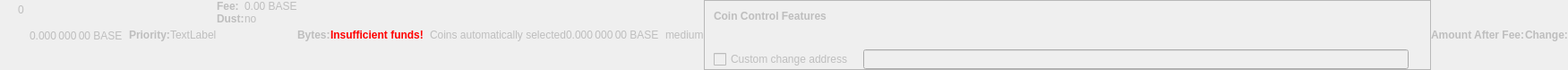
    <widget class="QWidget" name="dummyHideWidget" native="true">
     <property name="enabled">
      <bool>false</bool>
     </property>
     <property name="maximumSize">
      <size>
       <width>100</width>
       <height>22</height>
      </size>
     </property>
     <layout class="QHBoxLayout" name="dummyHideLayout">
      <property name="spacing">
       <number>0</number>
      </property>
      <property name="leftMargin">
       <number>0</number>
      </property>
      <property name="topMargin">
       <number>0</number>
      </property>
      <property name="rightMargin">
       <number>0</number>
      </property>
      <property name="bottomMargin">
       <number>0</number>
      </property>
      <item>
       <layout class="QFormLayout" name="formLayoutCoinControl1">
        <property name="horizontalSpacing">
         <number>10</number>
        </property>
        <property name="verticalSpacing">
         <number>14</number>
        </property>
        <property name="leftMargin">
         <number>10</number>
        </property>
        <property name="topMargin">
         <number>4</number>
        </property>
        <property name="rightMargin">
         <number>6</number>
        </property>
        <item row="0" column="1">
         <widget class="QLabel" name="labelCoinControlBytes">
          <property name="cursor">
           <cursorShape>IBeamCursor</cursorShape>
          </property>
          <property name="contextMenuPolicy">
           <enum>Qt::ActionsContextMenu</enum>
          </property>
          <property name="text">
           <string notr="true">0</string>
          </property>
          <property name="textInteractionFlags">
           <set>Qt::LinksAccessibleByMouse|Qt::TextSelectableByKeyboard|Qt::TextSelectableByMouse</set>
          </property>
         </widget>
        </item>
       </layout>
      </item>
      <item>
       <widget class="QLabel" name="labelCoinControlAfterFee">
        <property name="enabled">
         <bool>false</bool>
        </property>
        <property name="sizePolicy">
         <sizepolicy hsizetype="Fixed" vsizetype="Fixed">
          <horstretch>0</horstretch>
          <verstretch>0</verstretch>
         </sizepolicy>
        </property>
        <property name="minimumSize">
         <size>
          <width>111</width>
          <height>12</height>
         </size>
        </property>
        <property name="maximumSize">
         <size>
          <width>111</width>
          <height>12</height>
         </size>
        </property>
        <property name="cursor">
         <cursorShape>IBeamCursor</cursorShape>
        </property>
        <property name="contextMenuPolicy">
         <enum>Qt::ActionsContextMenu</enum>
        </property>
        <property name="text">
         <string notr="true">0.000 000 00 BASE</string>
        </property>
        <property name="textInteractionFlags">
         <set>Qt::LinksAccessibleByMouse|Qt::TextSelectableByKeyboard|Qt::TextSelectableByMouse</set>
        </property>
       </widget>
      </item>
      <item>
       <widget class="QLabel" name="labelCoinControlPriorityText">
        <property name="enabled">
         <bool>false</bool>
        </property>
        <property name="font">
         <font>
          <weight>75</weight>
          <bold>true</bold>
         </font>
        </property>
        <property name="text">
         <string>Priority:</string>
        </property>
       </widget>
      </item>
      <item>
       <layout class="QHBoxLayout" name="horizontalLayout">
        <item>
         <widget class="QLabel" name="WarningLabel">
          <property name="text">
           <string>TextLabel</string>
          </property>
         </widget>
        </item>
       </layout>
      </item>
      <item>
       <layout class="QFormLayout" name="formLayoutCoinControl3">
        <property name="horizontalSpacing">
         <number>0</number>
        </property>
        <property name="verticalSpacing">
         <number>0</number>
        </property>
        <property name="leftMargin">
         <number>0</number>
        </property>
        <property name="topMargin">
         <number>0</number>
        </property>
        <property name="rightMargin">
         <number>0</number>
        </property>
        <item row="0" column="0">
         <widget class="QLabel" name="labelCoinControlFeeText">
          <property name="enabled">
           <bool>false</bool>
          </property>
          <property name="font">
           <font>
            <weight>75</weight>
            <bold>true</bold>
           </font>
          </property>
          <property name="text">
           <string>Fee:</string>
          </property>
          <property name="margin">
           <number>0</number>
          </property>
         </widget>
        </item>
        <item row="0" column="1">
         <widget class="QLabel" name="labelCoinControlFee">
          <property name="enabled">
           <bool>false</bool>
          </property>
          <property name="cursor">
           <cursorShape>IBeamCursor</cursorShape>
          </property>
          <property name="contextMenuPolicy">
           <enum>Qt::ActionsContextMenu</enum>
          </property>
          <property name="text">
           <string notr="true">0.00 BASE</string>
          </property>
          <property name="textInteractionFlags">
           <set>Qt::LinksAccessibleByMouse|Qt::TextSelectableByKeyboard|Qt::TextSelectableByMouse</set>
          </property>
         </widget>
        </item>
        <item row="1" column="0">
         <widget class="QLabel" name="labelCoinControlLowOutputText">
          <property name="enabled">
           <bool>false</bool>
          </property>
          <property name="font">
           <font>
            <weight>75</weight>
            <bold>true</bold>
           </font>
          </property>
          <property name="text">
           <string>Dust:</string>
          </property>
         </widget>
        </item>
        <item row="1" column="1">
         <widget class="QLabel" name="labelCoinControlLowOutput">
          <property name="enabled">
           <bool>false</bool>
          </property>
          <property name="cursor">
           <cursorShape>IBeamCursor</cursorShape>
          </property>
          <property name="contextMenuPolicy">
           <enum>Qt::ActionsContextMenu</enum>
          </property>
          <property name="text">
           <string>no</string>
          </property>
          <property name="textInteractionFlags">
           <set>Qt::LinksAccessibleByMouse|Qt::TextSelectableByKeyboard|Qt::TextSelectableByMouse</set>
          </property>
         </widget>
        </item>
       </layout>
      </item>
      <item>
       <widget class="QLabel" name="labelCoinControlBytesText">
        <property name="enabled">
         <bool>false</bool>
        </property>
        <property name="font">
         <font>
          <weight>75</weight>
          <bold>true</bold>
         </font>
        </property>
        <property name="text">
         <string>Bytes:</string>
        </property>
       </widget>
      </item>
      <item>
       <layout class="QFormLayout" name="formLayoutCoinControl2">
        <property name="horizontalSpacing">
         <number>0</number>
        </property>
        <property name="verticalSpacing">
         <number>0</number>
        </property>
        <property name="leftMargin">
         <number>0</number>
        </property>
        <property name="topMargin">
         <number>0</number>
        </property>
        <property name="rightMargin">
         <number>0</number>
        </property>
       </layout>
      </item>
      <item>
       <layout class="QHBoxLayout" name="horizontalLayoutCoinControl2">
        <property name="spacing">
         <number>0</number>
        </property>
        <property name="bottomMargin">
         <number>0</number>
        </property>
       </layout>
      </item>
      <item>
       <widget class="QLabel" name="labelCoinControlInsuffFunds">
        <property name="enabled">
         <bool>false</bool>
        </property>
        <property name="minimumSize">
         <size>
          <width>0</width>
          <height>0</height>
         </size>
        </property>
        <property name="font">
         <font>
          <weight>75</weight>
          <bold>true</bold>
         </font>
        </property>
        <property name="styleSheet">
         <string notr="true">color:red;font-weight:bold;</string>
        </property>
        <property name="text">
         <string>Insufficient funds!</string>
        </property>
        <property name="margin">
         <number>5</number>
        </property>
       </widget>
      </item>
      <item>
       <layout class="QFormLayout" name="formLayoutCoinControl4">
        <property name="horizontalSpacing">
         <number>0</number>
        </property>
        <property name="verticalSpacing">
         <number>0</number>
        </property>
        <property name="leftMargin">
         <number>0</number>
        </property>
        <property name="topMargin">
         <number>0</number>
        </property>
        <property name="rightMargin">
         <number>0</number>
        </property>
       </layout>
      </item>
      <item>
       <widget class="QLabel" name="labelCoinControlChangeLabel">
        <property name="enabled">
         <bool>false</bool>
        </property>
        <property name="sizePolicy">
         <sizepolicy hsizetype="Preferred" vsizetype="Expanding">
          <horstretch>0</horstretch>
          <verstretch>0</verstretch>
         </sizepolicy>
        </property>
        <property name="minimumSize">
         <size>
          <width>0</width>
          <height>0</height>
         </size>
        </property>
        <property name="text">
         <string/>
        </property>
        <property name="margin">
         <number>3</number>
        </property>
       </widget>
      </item>
      <item>
       <widget class="QLabel" name="labelCoinControlAutomaticallySelected">
        <property name="enabled">
         <bool>false</bool>
        </property>
        <property name="sizePolicy">
         <sizepolicy hsizetype="Fixed" vsizetype="Fixed">
          <horstretch>0</horstretch>
          <verstretch>0</verstretch>
         </sizepolicy>
        </property>
        <property name="minimumSize">
         <size>
          <width>0</width>
          <height>0</height>
         </size>
        </property>
        <property name="maximumSize">
         <size>
          <width>240</width>
          <height>16777215</height>
         </size>
        </property>
        <property name="text">
         <string>Coins automatically selected</string>
        </property>
        <property name="margin">
         <number>5</number>
        </property>
       </widget>
      </item>
      <item>
       <widget class="QLabel" name="labelCoinControlChange">
        <property name="enabled">
         <bool>false</bool>
        </property>
        <property name="sizePolicy">
         <sizepolicy hsizetype="Fixed" vsizetype="Fixed">
          <horstretch>0</horstretch>
          <verstretch>0</verstretch>
         </sizepolicy>
        </property>
        <property name="minimumSize">
         <size>
          <width>111</width>
          <height>0</height>
         </size>
        </property>
        <property name="maximumSize">
         <size>
          <width>111</width>
          <height>16777215</height>
         </size>
        </property>
        <property name="cursor">
         <cursorShape>IBeamCursor</cursorShape>
        </property>
        <property name="contextMenuPolicy">
         <enum>Qt::ActionsContextMenu</enum>
        </property>
        <property name="text">
         <string notr="true">0.000 000 00 BASE</string>
        </property>
        <property name="textInteractionFlags">
         <set>Qt::LinksAccessibleByMouse|Qt::TextSelectableByKeyboard|Qt::TextSelectableByMouse</set>
        </property>
       </widget>
      </item>
      <item>
       <widget class="QLabel" name="labelCoinControlPriority">
        <property name="enabled">
         <bool>false</bool>
        </property>
        <property name="cursor">
         <cursorShape>IBeamCursor</cursorShape>
        </property>
        <property name="contextMenuPolicy">
         <enum>Qt::ActionsContextMenu</enum>
        </property>
        <property name="text">
         <string>medium</string>
        </property>
        <property name="textInteractionFlags">
         <set>Qt::LinksAccessibleByMouse|Qt::TextSelectableByKeyboard|Qt::TextSelectableByMouse</set>
        </property>
       </widget>
      </item>
      <item>
       <widget class="QFrame" name="frameCoinControl">
        <property name="sizePolicy">
         <sizepolicy hsizetype="Expanding" vsizetype="Expanding">
          <horstretch>0</horstretch>
          <verstretch>0</verstretch>
         </sizepolicy>
        </property>
        <property name="maximumSize">
         <size>
          <width>16777215</width>
          <height>16777215</height>
         </size>
        </property>
        <property name="frameShape">
         <enum>QFrame::StyledPanel</enum>
        </property>
        <property name="frameShadow">
         <enum>QFrame::Sunken</enum>
        </property>
        <layout class="QVBoxLayout" name="verticalLayoutCoinControl2_2">
         <property name="spacing">
          <number>0</number>
         </property>
         <property name="leftMargin">
          <number>0</number>
         </property>
         <property name="topMargin">
          <number>0</number>
         </property>
         <property name="rightMargin">
          <number>0</number>
         </property>
         <property name="bottomMargin">
          <number>0</number>
         </property>
         <item>
          <layout class="QVBoxLayout" name="verticalLayoutCoinControl" stretch="0,0,0,1">
           <property name="spacing">
            <number>0</number>
           </property>
           <property name="leftMargin">
            <number>10</number>
           </property>
           <property name="topMargin">
            <number>10</number>
           </property>
           <item>
            <layout class="QHBoxLayout" name="horizontalLayoutCoinControl1">
             <property name="bottomMargin">
              <number>15</number>
             </property>
             <item>
              <widget class="QLabel" name="labelCoinControlFeatures">
               <property name="enabled">
                <bool>false</bool>
               </property>
               <property name="sizePolicy">
                <sizepolicy hsizetype="Preferred" vsizetype="Maximum">
                 <horstretch>0</horstretch>
                 <verstretch>0</verstretch>
                </sizepolicy>
               </property>
               <property name="font">
                <font>
                 <weight>75</weight>
                 <bold>true</bold>
                </font>
               </property>
               <property name="styleSheet">
                <string notr="true">font-weight:bold;</string>
               </property>
               <property name="text">
                <string>Coin Control Features</string>
               </property>
              </widget>
             </item>
            </layout>
           </item>
           <item>
            <widget class="QWidget" name="widgetCoinControl" native="true">
             <property name="sizePolicy">
              <sizepolicy hsizetype="Preferred" vsizetype="Preferred">
               <horstretch>0</horstretch>
               <verstretch>0</verstretch>
              </sizepolicy>
             </property>
             <property name="minimumSize">
              <size>
               <width>0</width>
               <height>0</height>
              </size>
             </property>
             <property name="styleSheet">
              <string notr="true"/>
             </property>
             <layout class="QHBoxLayout" name="horizontalLayoutCoinControl5_2">
              <property name="leftMargin">
               <number>0</number>
              </property>
              <property name="topMargin">
               <number>0</number>
              </property>
              <property name="rightMargin">
               <number>0</number>
              </property>
              <property name="bottomMargin">
               <number>0</number>
              </property>
              <item>
               <layout class="QHBoxLayout" name="horizontalLayoutCoinControl3">
                <property name="spacing">
                 <number>20</number>
                </property>
                <property name="topMargin">
                 <number>0</number>
                </property>
                <property name="bottomMargin">
                 <number>10</number>
                </property>
               </layout>
              </item>
             </layout>
            </widget>
           </item>
           <item>
            <layout class="QHBoxLayout" name="horizontalLayoutCoinControl4" stretch="0,0,0">
             <property name="spacing">
              <number>12</number>
             </property>
             <property name="sizeConstraint">
              <enum>QLayout::SetDefaultConstraint</enum>
             </property>
             <property name="topMargin">
              <number>5</number>
             </property>
             <property name="rightMargin">
              <number>5</number>
             </property>
             <item>
              <widget class="QCheckBox" name="checkBoxCoinControlChange">
               <property name="enabled">
                <bool>false</bool>
               </property>
               <property name="toolTip">
                <string>If this is activated, but the change address is empty or invalid, change will be sent to a newly generated address.</string>
               </property>
               <property name="text">
                <string>Custom change address</string>
               </property>
              </widget>
             </item>
             <item>
              <widget class="QValidatedLineEdit" name="lineEditCoinControlChange">
               <property name="enabled">
                <bool>false</bool>
               </property>
               <property name="sizePolicy">
                <sizepolicy hsizetype="Expanding" vsizetype="Fixed">
                 <horstretch>0</horstretch>
                 <verstretch>0</verstretch>
                </sizepolicy>
               </property>
              </widget>
             </item>
             <item>
              <widget class="QLabel" name="labelCoinControlChangeLabel_2">
               <property name="sizePolicy">
                <sizepolicy hsizetype="Preferred" vsizetype="Expanding">
                 <horstretch>0</horstretch>
                 <verstretch>0</verstretch>
                </sizepolicy>
               </property>
               <property name="minimumSize">
                <size>
                 <width>0</width>
                 <height>0</height>
                </size>
               </property>
               <property name="text">
                <string/>
               </property>
               <property name="margin">
                <number>3</number>
               </property>
              </widget>
             </item>
            </layout>
           </item>
           <item>
            <spacer name="verticalSpacerCoinControl">
             <property name="orientation">
              <enum>Qt::Vertical</enum>
             </property>
             <property name="sizeHint" stdset="0">
              <size>
               <width>800</width>
               <height>1</height>
              </size>
             </property>
            </spacer>
           </item>
          </layout>
         </item>
        </layout>
       </widget>
      </item>
      <item>
       <widget class="QLabel" name="labelCoinControlAfterFeeText">
        <property name="enabled">
         <bool>false</bool>
        </property>
        <property name="minimumSize">
         <size>
          <width>0</width>
          <height>0</height>
         </size>
        </property>
        <property name="maximumSize">
         <size>
          <width>16777215</width>
          <height>16777215</height>
         </size>
        </property>
        <property name="font">
         <font>
          <weight>75</weight>
          <bold>true</bold>
         </font>
        </property>
        <property name="text">
         <string>Amount After Fee:</string>
        </property>
        <property name="alignment">
         <set>Qt::AlignLeading|Qt::AlignLeft|Qt::AlignVCenter</set>
        </property>
        <property name="margin">
         <number>0</number>
        </property>
       </widget>
      </item>
      <item>
       <widget class="QLabel" name="labelCoinControlChangeText">
        <property name="enabled">
         <bool>false</bool>
        </property>
        <property name="sizePolicy">
         <sizepolicy hsizetype="Preferred" vsizetype="Preferred">
          <horstretch>0</horstretch>
          <verstretch>0</verstretch>
         </sizepolicy>
        </property>
        <property name="minimumSize">
         <size>
          <width>0</width>
          <height>0</height>
         </size>
        </property>
        <property name="maximumSize">
         <size>
          <width>16777215</width>
          <height>16777215</height>
         </size>
        </property>
        <property name="font">
         <font>
          <weight>75</weight>
          <bold>true</bold>
         </font>
        </property>
        <property name="text">
         <string>Change:</string>
        </property>
        <property name="alignment">
         <set>Qt::AlignLeading|Qt::AlignLeft|Qt::AlignVCenter</set>
        </property>
       </widget>
      </item>
     </layout>
    </widget>
